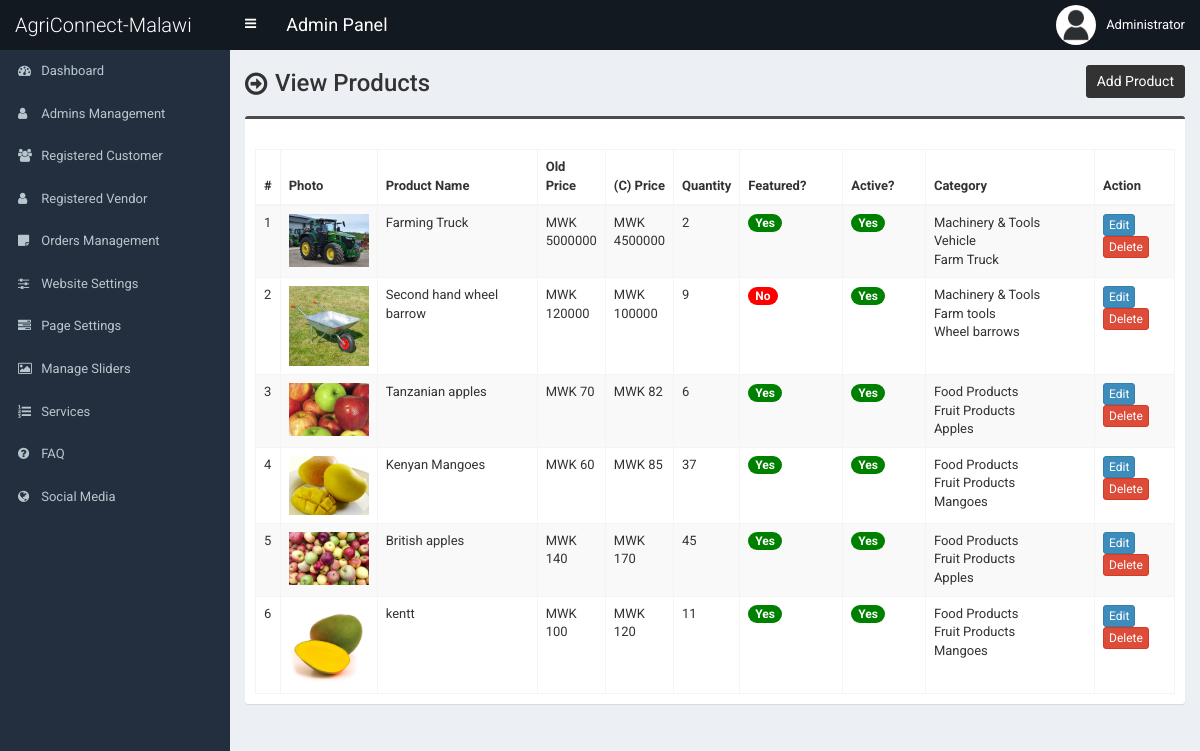
The app's page /admin/product.php (signed in), older data.
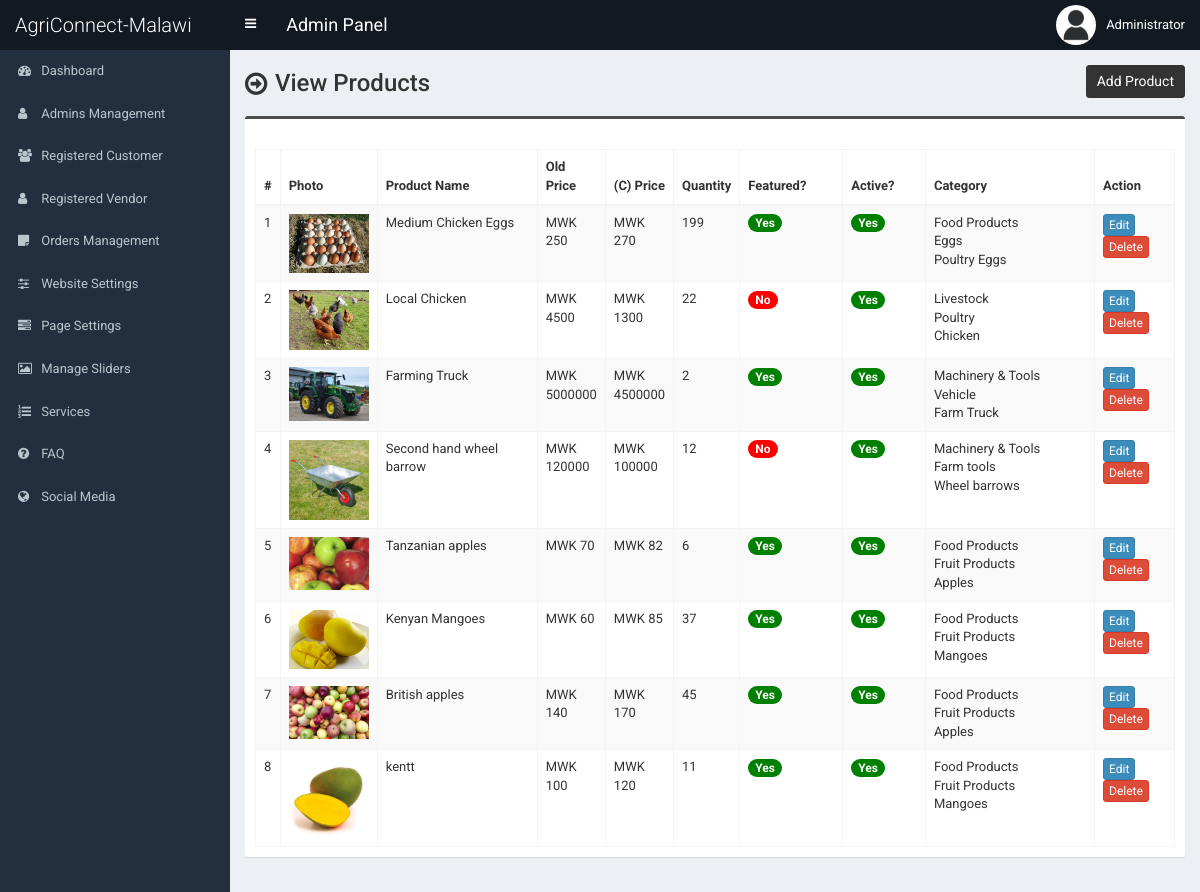
The same page, newer data.
### tables this page shows
CREATE TABLE IF NOT EXISTS `tbl_product` (
  `p_id` int NOT NULL AUTO_INCREMENT,
  `p_name` varchar(255) NOT NULL,
  `uploader` varchar(100) NOT NULL DEFAULT 'none',
  `p_old_price` varchar(10) NOT NULL,
  `p_current_price` varchar(10) NOT NULL,
  `p_qty` int NOT NULL,
  `p_featured_photo` varchar(255) NOT NULL,
  `p_description` text NOT NULL,
  `p_short_description` text NOT NULL,
  `p_feature` text NOT NULL,
  `p_condition` text NOT NULL,
  `p_return_policy` text NOT NULL,
  `p_total_view` int NOT NULL,
  `p_is_featured` int NOT NULL,
  `p_is_active` int NOT NULL,
  `ecat_id` int NOT NULL,
  PRIMARY KEY (`p_id`)
);

CREATE TABLE IF NOT EXISTS `tbl_top_category` (
  `tcat_id` int NOT NULL AUTO_INCREMENT,
  `tcat_name` varchar(255) NOT NULL,
  `show_on_menu` int NOT NULL,
  PRIMARY KEY (`tcat_id`)
);

CREATE TABLE IF NOT EXISTS `tbl_mid_category` (
  `mcat_id` int NOT NULL AUTO_INCREMENT,
  `mcat_name` varchar(255) NOT NULL,
  `tcat_id` int NOT NULL,
  PRIMARY KEY (`mcat_id`)
);

CREATE TABLE IF NOT EXISTS `tbl_end_category` (
  `ecat_id` int NOT NULL AUTO_INCREMENT,
  `ecat_name` varchar(255) NOT NULL,
  `mcat_id` int NOT NULL,
  PRIMARY KEY (`ecat_id`)
);

### admin/product.php (the view, shortened to what this page needs)
<?php require_once('header.php'); ?>
<section class="content-header">
	<div class="content-header-left">
		<h1>View Products</h1>
	</div>
	<div class="content-header-right">
		<a href="product-add.php" class="btn btn-primary btn-sm">Add Product</a>
	</div>
</section>
<section class="content">
	<div class="row">
		<div class="col-md-12">
			<div class="box box-info">
				<div class="box-body table-responsive">
					<table id="example1" class="table table-bordered table-hover table-striped">
					<thead class="thead-dark">
							<tr>
								<th width="10">#</th>
								<th>Photo</th>
								<th width="160">Product Name</th>
								<th width="60">Old Price</th>
								<th width="60">(C) Price</th>
								<th width="60">Quantity</th>
								<th>Featured?</th>
								<th>Active?</th>
								<th>Category</th>
								<th width="80">Action</th>
							</tr>
						</thead>
						<tbody>
							<?php
							$i=0;
							$statement = $pdo->prepare("SELECT
														t1.p_id,
														t1.p_name,
														t1.p_old_price,
														t1.p_current_price,
														t1.p_qty,
														t1.p_featured_photo,
														t1.p_is_featured,
														t1.p_is_active,
														t1.ecat_id,
														t2.ecat_id,
														t2.ecat_name,
														t3.mcat_id,
														t3.mcat_name,
														t4.tcat_id,
														t4.tcat_name
							                           	FROM tbl_product t1
							                           	JOIN tbl_end_category t2
							                           	ON t1.ecat_id = t2.ecat_id
							                           	JOIN tbl_mid_category t3
							                           	ON t2.mcat_id = t3.mcat_id
							                           	JOIN tbl_top_category t4
							                           	ON t3.tcat_id = t4.tcat_id
							                           	ORDER BY t1.p_id DESC
							                           	");
							$statement->execute();
							$result = $statement->fetchAll(PDO::FETCH_ASSOC);
							foreach ($result as $row) {
								$i++;
								?>
								<tr>
									<td><?php echo $i; ?></td>
									<td style="width:82px;"><img src="../assets/uploads/<?php echo $row['p_featured_photo']; ?>" alt="<?php echo $row['p_name']; ?>" style="width:80px;"></td>
									<td><?php echo $row['p_name']; ?></td>
									<td>MWK <?php echo $row['p_old_price']; ?></td>
									<td>MWK <?php echo $row['p_current_price']; ?></td>
									<td><?php echo $row['p_qty']; ?></td>
									<td>
										<?php if($row['p_is_featured'] == 1) {echo '<span class="badge badge-success" style="background-color:green;">Yes</span>';} else {echo '<span class="badge badge-success" style="background-color:red;">No</span>';} ?>
									</td>
									<td>
										<?php if($row['p_is_active'] == 1) {echo '<span class="badge badge-success" style="background-color:green;">Yes</span>';} else {echo '<span class="badge badge-danger" style="background-color:red;">No</span>';} ?>
									</td>
									<td><?php echo $row['tcat_name']; ?><br><?php echo $row['mcat_name']; ?><br><?php echo $row['ecat_name']; ?></td>
									<td>
										<a href="product-edit.php?id=<?php echo $row['p_id']; ?>" class="btn btn-primary btn-xs">Edit</a>
										<a href="#" class="btn btn-danger btn-xs" data-href="product-delete.php?id=<?php echo $row['p_id']; ?>" data-toggle="modal" data-target="#confirm-delete">Delete</a>
									</td>
								</tr>
								<?php
							}
							?>
						</tbody>
					</table>
				</div>
			</div>
		</div>
	</div>
</section>
<?php require_once('footer.php'); ?>

### admin/header.php (shortened to what this page needs)
<!DOCTYPE html>
<html>
<head>
	<link rel="stylesheet" href="css/bootstrap.min.css">
	<link rel="stylesheet" href="css/font-awesome.min.css">
	<link rel="stylesheet" href="css/ionicons.min.css">
	<link rel="stylesheet" href="css/datepicker3.css">
	<link rel="stylesheet" href="css/all.css">
	<link rel="stylesheet" href="css/select2.min.css">
	<link rel="stylesheet" href="css/dataTables.bootstrap.css">
	<link rel="stylesheet" href="css/jquery.fancybox.css">
	<link rel="stylesheet" href="css/AdminLTE.min.css">
	<link rel="stylesheet" href="css/_all-skins.min.css">
	<link rel="stylesheet" href="css/on-off-switch.css"/>
	<link rel="stylesheet" href="css/summernote.css">
	<link rel="stylesheet" href="style.css">
</head>
<body class="hold-transition fixed skin-blue sidebar-mini">
	<div class="wrapper">
		<header class="main-header">
			<a href="index.php" class="logo">
				<span class="logo-lg">AgriConnect-Malawi</span>
			</a>
			<nav class="navbar navbar-static-top">
				<a href="#" class="sidebar-toggle" data-toggle="offcanvas" role="button">
				</a>
				<span style="float:left;line-height:50px;color:#fff;padding-left:15px;font-size:18px;">Admin Panel</span>
				<div class="navbar-custom-menu">
					<ul class="nav navbar-nav">
						<li class="dropdown user user-menu">
							<a href="#" class="dropdown-toggle" data-toggle="dropdown">
								<img src="../assets/uploads/<?php echo $_SESSION['user']['photo']; ?>" class="user-image" alt="User Image">
								<span class="hidden-xs"><?php echo $_SESSION['user']['full_name']; ?></span>
							</a>
						</li>
					</ul>
				</div>
			</nav>
		</header>
  		<?php $cur_page = substr($_SERVER["SCRIPT_NAME"],strrpos($_SERVER["SCRIPT_NAME"],"/")+1); ?>
  		<aside class="main-sidebar">
    		<section class="sidebar">
      			<ul class="sidebar-menu">
			        <li class="treeview <?php if($cur_page == 'index.php') {echo 'active';} ?>">
			          <a href="index.php">
			            <i class="fa fa-dashboard"></i> <span>Dashboard</span>
			          </a>
			        </li>
					<li class="treeview <?php if( ($cur_page == 'admins.php') || ($cur_page == 'admins-add.php') || ($cur_page == 'admins-edit.php') ) {echo 'active';} ?>">
			          <a href="admins.php">
					  <i class="fa fa-user"></i> <span>Admins Management</span>
			          </a>
			        </li>
					<li class="treeview <?php if( ($cur_page == 'customer.php') || ($cur_page == 'customer-add.php') || ($cur_page == 'customer-edit.php') ) {echo 'active';} ?>">
			          <a href="customer.php">
			            <i class="fa fa-users"></i> <span>Registered Customer</span>
			          </a>
			        </li>
					<li class="treeview <?php if( ($cur_page == 'vendor.php') || ($cur_page == 'vendor-add.php') || ($cur_page == 'vendor-edit.php') ) {echo 'active';} ?>">
			          <a href="vendor.php">
					  <i class="fa fa-user"></i> <span>Registered Vendor</span>
			          </a>
			        </li>
					<li class="treeview <?php if( ($cur_page == 'order.php') ) {echo 'active';} ?>">
			          <a href="order.php">
					  		<i class="fa fa-sticky-note"></i> <span>Orders Management</span>
			          </a>
			        </li>
			        <li class="treeview <?php if( ($cur_page == 'settings.php') ) {echo 'active';} ?>">
			          <a href="settings.php">
			            <i class="fa fa-sliders"></i> <span>Website Settings</span>
			          </a>
			        </li>
					<li class="treeview <?php if( ($cur_page == 'page.php') ) {echo 'active';} ?>">
			          <a href="page.php">
			            <i class="fa fa-tasks"></i> <span>Page Settings</span>
			          </a>
			        </li>
                     <li class="treeview <?php if( ($cur_page == 'slider.php') ) {echo 'active';} ?>">
			          <a href="slider.php">
			            <i class="fa fa-picture-o"></i> <span>Manage Sliders</span>
			          </a>
			        </li>
			        <li class="treeview <?php if( ($cur_page == 'service.php') ) {echo 'active';} ?>">
			          <a href="service.php">
			            <i class="fa fa-list-ol"></i> <span>Services</span>
			          </a>
			        </li>
			      			        <li class="treeview <?php if( ($cur_page == 'faq.php') ) {echo 'active';} ?>">
			          <a href="faq.php">
			            <i class="fa fa-question-circle"></i> <span>FAQ</span>
			          </a>
			        </li>
			        <li class="treeview <?php if( ($cur_page == 'social-media.php') ) {echo 'active';} ?>">
			          <a href="social-media.php">
			            <i class="fa fa-globe"></i> <span>Social Media</span>
			          </a>
			        </li>
      			</ul>
    		</section>
  		</aside>
  		<div class="content-wrapper">

### admin/footer.php (shortened to what this page needs)
		</div>
	</div>
</body>
</html>

### admin/style.css (style rules this page uses)
body { font-size: 13px; font-family: "Roboto", sans-serif; }
.navbar-nav > .user-menu .user-image { width: 40px; height: 40px; margin-top: -10px; }
.content-header > h1, .content-header .content-header-left h1 { font-family: "Roboto", sans-serif; }
.main-header .logo { text-align: left; }
.main-header .logo .logo-lg { font-family: "Roboto", sans-serif; }
.box-info { padding-top: 20px; }
.content-header { overflow: hidden; }
.content-header .content-header-left { float: left; padding-top: 5px; }
.content-header .content-header-right { float: right; }
.content-header .content-header-left h1 { margin-top: 0; margin-bottom: 0; padding-left: 30px; padding-bottom: 5px; font-size: 24px; position: relative; }
.content-header .content-header-left h1:before { position: absolute; top: 0; left: 0; font-family: "FontAwesome", sans-serif; font-size: 26px; content: "\f18e"; }
.content-header .content-header-right a { position: relative; font-size: 14px; }
.skin-blue .main-header .logo, .skin-blue .main-header .logo:hover, .skin-blue .main-header .navbar, .skin-blue .main-header .navbar .sidebar-toggle:hover { background-color: #131921; }
.box.box-info { border-top-color: #4c4c4c; }
.content-header .content-header-right a { background-color: #333333; border-color: #333333; }

Row changes from the older to the newer data that the page shows:
added tbl_product: p_featured_photo (picture), p_name "Medium Chicken Eggs", p_old_price "250", p_current_price "270", p_qty "199", p_is_featured "Yes", p_is_active "Yes", tbl_top_category.tcat_name "Food Products", tbl_mid_category.mcat_name "Eggs", ecat.ecat_name "Poultry Eggs"
added tbl_product: p_featured_photo (picture), p_name "Local Chicken", p_old_price "4500", p_current_price "1300", p_qty "22", p_is_featured "No", p_is_active "Yes", tbl_top_category.tcat_name "Livestock", tbl_mid_category.mcat_name "Poultry", ecat.ecat_name "Chicken"
changed tbl_product "Second hand wheel barrow": p_qty "9" → "12"
